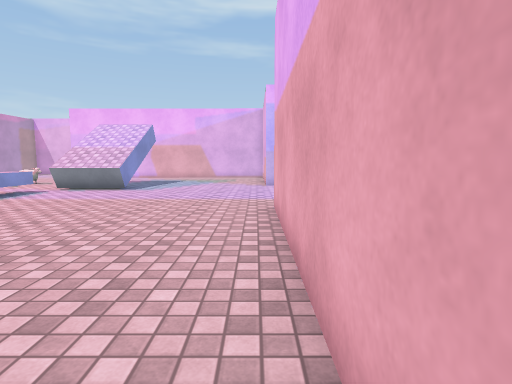
view 1 (above)

23 first-person views from a walk through a scene from a Unity 3-D project. The camera is 1.3 m above the floor, tilts 6° down and sees 80° across. The floor is counted in squares, 1 m on a side. Each view is taken from the middle of a square. On the plan, view 1 faces up. The plan holds only what a view shows up to about 14 squares ahead; the rest is blank. The place goes on beyond the plan. The player is left out. Some animated figures are left out. Surface patterns are stand-ins for the level's own textures.

view 2
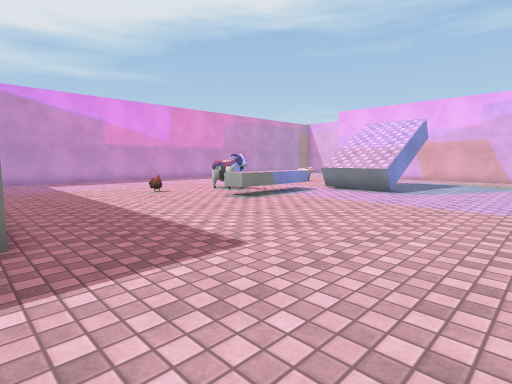

view 3
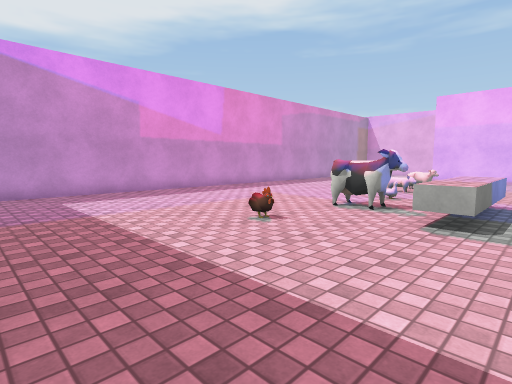

view 4
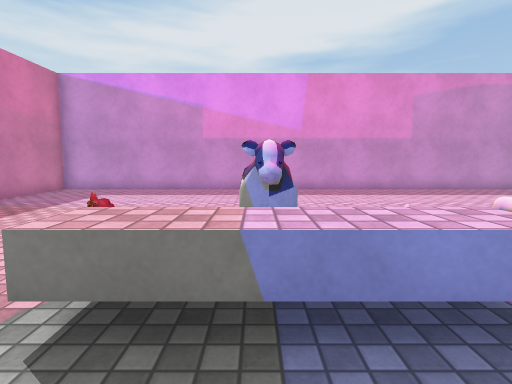

view 5
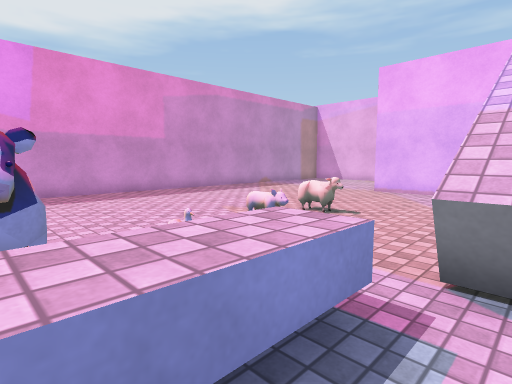

view 6
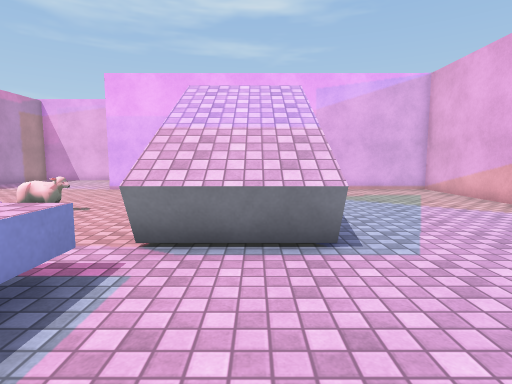

view 7
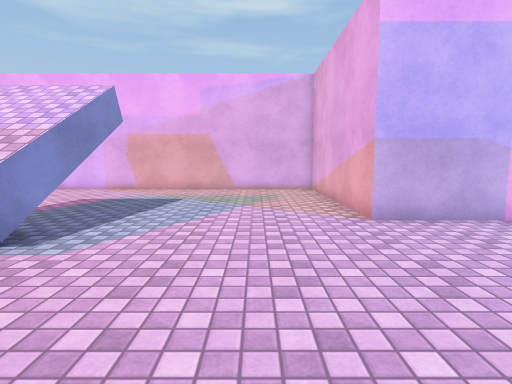

view 8
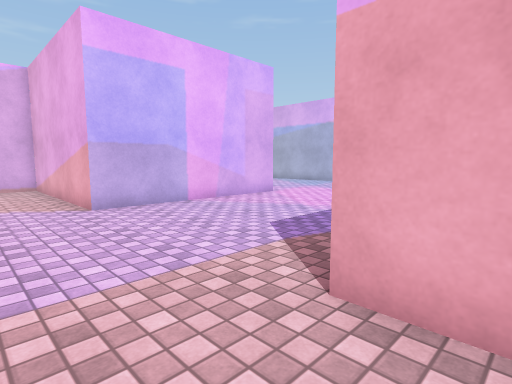

view 9
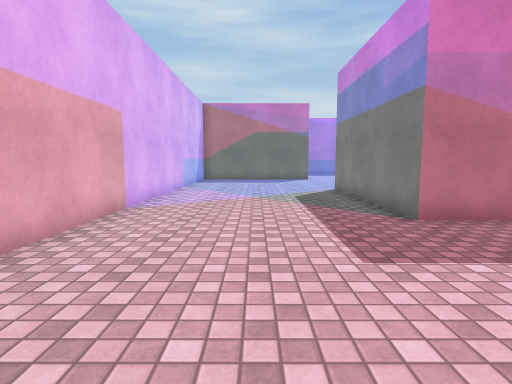

view 10
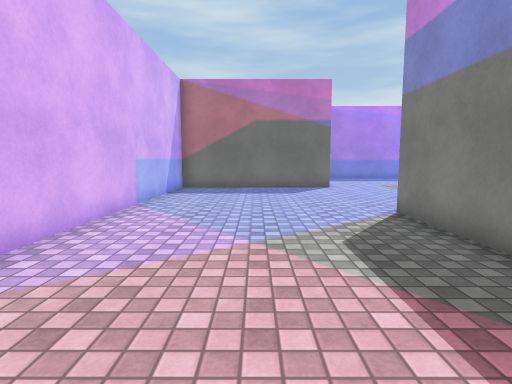

view 11
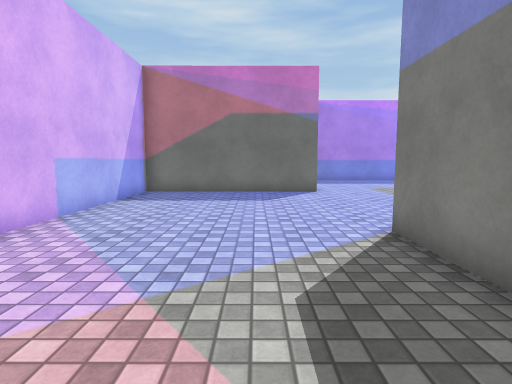

view 12
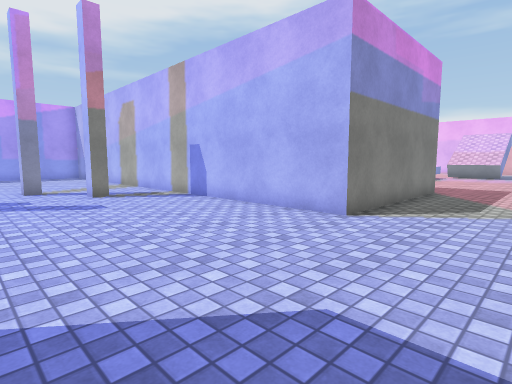

view 13
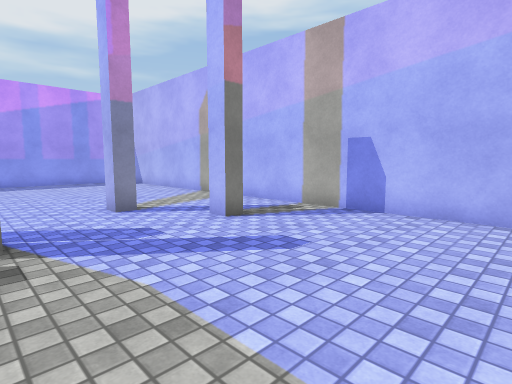

view 14
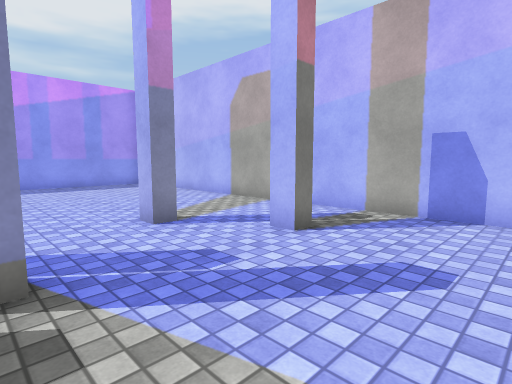

view 15
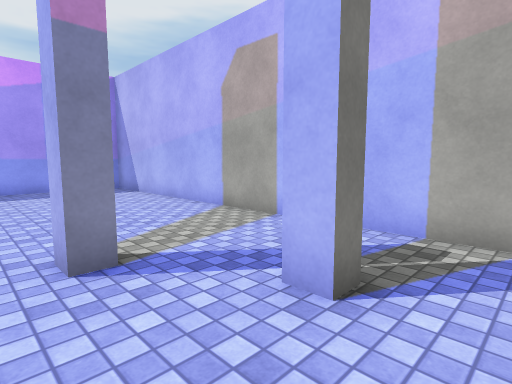

view 16
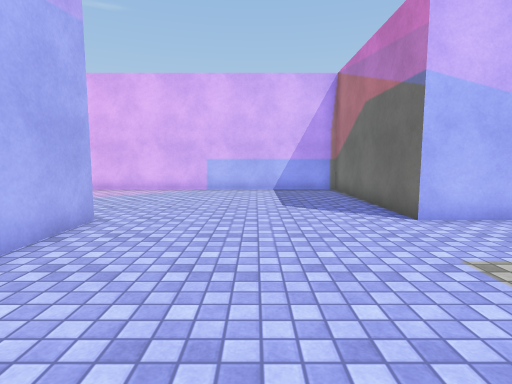

view 17
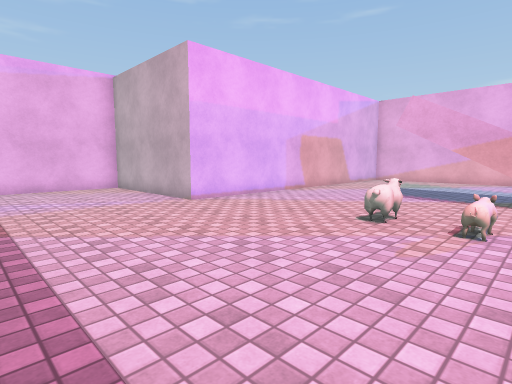

view 18
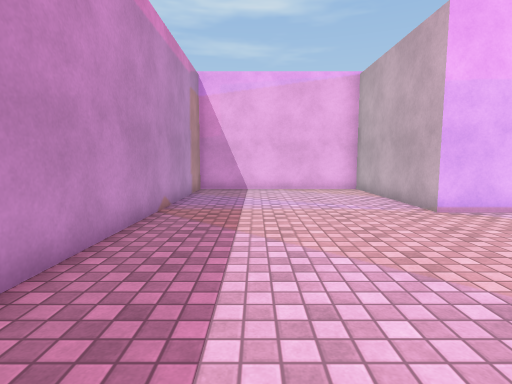

view 19
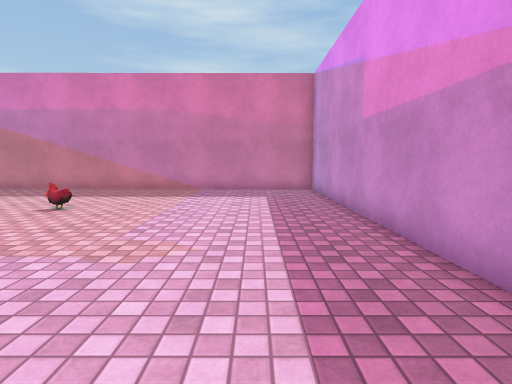

view 20
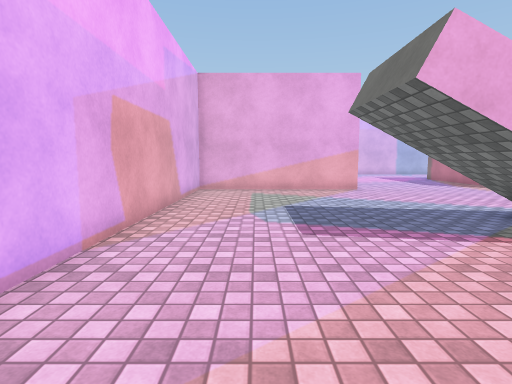

view 21
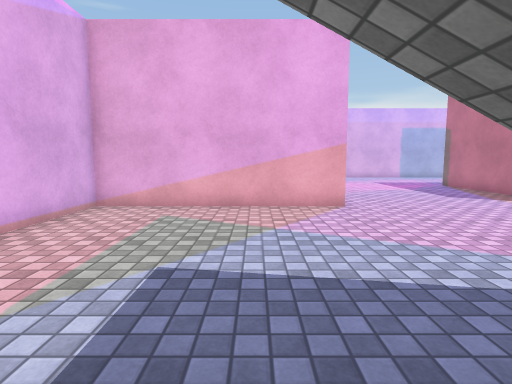

view 22
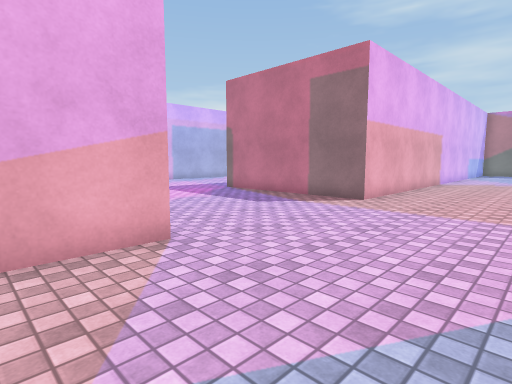

view 23
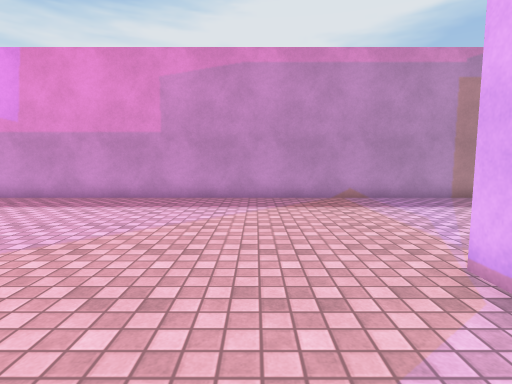

### Floor plan
Key: @ floor where view 1 was taken; # wall or solid block; . floor; ^ raised ledge; T thing the floor can be seen under or through; O other object.
Columns run from 25 left of view 1 to 6 right of it. Each row starts with its distance up from view 1.
 28     #.......#
 27     #.......#
 26     #.......#
 25     #.......#
 24     #.......#
 23     #.......###############
 22     #.....................#
 21     #.....................#
 20     #.....................#
 19     #.....................#
 18     #.....................#
 17     #.......OO............#
 16     #...........#TTT......######
 15     #.......OO..^ TT............
 14     #...........^^^^............
 13     #...........^^^^............
 12     #..........^^...............
 11     #........O.^^...............
 10     #.......OOO^^...............
  9     #..........^^...............
  8     #.....................######
  7     #.......O.............#
  6     #.....................#
  5     #.....................#
  4     #.....................#
  3     #.....................#
  2     #.....................#
  1     ###############.......#
  0                   #......@#
 -1                   #.......#
 -2                   #.......#
 -3                   #.......#
 -4                   #.......#
 -5 ###################.......#
 -6 ..........................#
 -7  .........................#
 -8 ..........#...............#
 -9 ..........................#
-10 ........#.................#
-11 ..........................#
-12  .........................#
-13           #........########

Where each view was taken, in squares from view 1:
view 1: 0 up, 0 right, facing up
view 2: 1 up, 1 left, facing up-left
view 3: 2 up, 8 left, facing up-left
view 4: 10 up, 7 left, facing left
view 5: 10 up, 8 left, facing up-left
view 6: 9 up, 7 left, facing up
view 7: 9 up, 2 left, facing up
view 8: 7 up, 2 left, facing up-right
view 9: 8 up, 3 left, facing down
view 10: 2 up, 3 left, facing down
view 11: 0 up, 4 left, facing down
view 12: 12 down, 3 left, facing up-left
view 13: 13 down, 9 left, facing up-left
view 14: 13 down, 11 left, facing up-left
view 15: 11 down, 13 left, facing up-left
view 16: 9 down, 13 left, facing right
view 17: 14 up, 19 left, facing up-right
view 18: 15 up, 18 left, facing up
view 19: 15 up, 18 left, facing down
view 20: 20 up, 13 left, facing right
view 21: 18 up, 8 left, facing right
view 22: 18 up, 4 left, facing down-right
view 23: 20 up, 10 left, facing left
